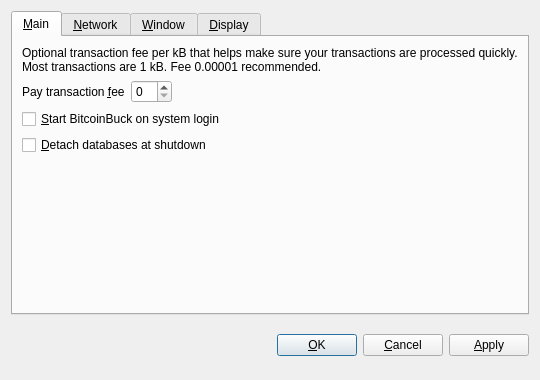
<?xml version="1.0" encoding="UTF-8"?>
<ui version="4.0">
 <class>OptionsDialog</class>
 <widget class="QDialog" name="OptionsDialog">
  <property name="geometry">
   <rect>
    <x>0</x>
    <y>0</y>
    <width>540</width>
    <height>380</height>
   </rect>
  </property>
  <property name="windowTitle">
   <string>Options</string>
  </property>
  <property name="modal">
   <bool>true</bool>
  </property>
  <layout class="QVBoxLayout" name="verticalLayout">
   <item>
    <widget class="QTabWidget" name="tabWidget">
     <property name="tabPosition">
      <enum>QTabWidget::North</enum>
     </property>
     <property name="currentIndex">
      <number>0</number>
     </property>
     <widget class="QWidget" name="tabMain">
      <attribute name="title">
       <string>&amp;Main</string>
      </attribute>
      <layout class="QVBoxLayout" name="verticalLayout_Main">
       <item>
        <widget class="QLabel" name="transactionFeeInfoLabel">
         <property name="text">
          <string>Optional transaction fee per kB that helps make sure your transactions are processed quickly. Most transactions are 1 kB. Fee 0.00001 recommended.</string>
         </property>
         <property name="textFormat">
          <enum>Qt::PlainText</enum>
         </property>
         <property name="wordWrap">
          <bool>true</bool>
         </property>
        </widget>
       </item>
       <item>
        <layout class="QHBoxLayout" name="horizontalLayout_Main">
         <item>
          <widget class="QLabel" name="transactionFeeLabel">
           <property name="text">
            <string>Pay transaction &amp;fee</string>
           </property>
           <property name="textFormat">
            <enum>Qt::PlainText</enum>
           </property>
           <property name="buddy">
            <cstring>transactionFee</cstring>
           </property>
          </widget>
         </item>
         <item>
          <widget class="BitcoinBuckAmountField" name="transactionFee"/>
         </item>
         <item>
          <spacer name="horizontalSpacer_Main">
           <property name="orientation">
            <enum>Qt::Horizontal</enum>
           </property>
           <property name="sizeHint" stdset="0">
            <size>
             <width>40</width>
             <height>20</height>
            </size>
           </property>
          </spacer>
         </item>
        </layout>
       </item>
       <item>
        <widget class="QCheckBox" name="bitcoinbuckAtStartup">
         <property name="toolTip">
          <string>Automatically start BitcoinBuck after logging in to the system.</string>
         </property>
         <property name="text">
          <string>&amp;Start BitcoinBuck on system login</string>
         </property>
        </widget>
       </item>
       <item>
        <widget class="QCheckBox" name="detachDatabases">
         <property name="toolTip">
          <string>Detach block and address databases at shutdown. This means they can be moved to another data directory, but it slows down shutdown. The wallet is always detached.</string>
         </property>
         <property name="text">
          <string>&amp;Detach databases at shutdown</string>
         </property>
        </widget>
       </item>
       <item>
        <spacer name="verticalSpacer_Main">
         <property name="orientation">
          <enum>Qt::Vertical</enum>
         </property>
         <property name="sizeHint" stdset="0">
          <size>
           <width>20</width>
           <height>40</height>
          </size>
         </property>
        </spacer>
       </item>
      </layout>
     </widget>
     <widget class="QWidget" name="tabNetwork">
      <attribute name="title">
       <string>&amp;Network</string>
      </attribute>
      <layout class="QVBoxLayout" name="verticalLayout_Network">
       <item>
        <widget class="QCheckBox" name="mapPortUpnp">
         <property name="toolTip">
          <string>Automatically open the BitcoinBuck client port on the router. This only works when your router supports UPnP and it is enabled.</string>
         </property>
         <property name="text">
          <string>Map port using &amp;UPnP</string>
         </property>
        </widget>
       </item>
       <item>
        <widget class="QCheckBox" name="connectSocks">
         <property name="toolTip">
          <string>Connect to the BitcoinBuck network through a SOCKS proxy (e.g. when connecting through Tor).</string>
         </property>
         <property name="text">
          <string>&amp;Connect through SOCKS proxy:</string>
         </property>
        </widget>
       </item>
       <item>
        <layout class="QHBoxLayout" name="horizontalLayout_Network">
         <item>
          <widget class="QLabel" name="proxyIpLabel">
           <property name="text">
            <string>Proxy &amp;IP:</string>
           </property>
           <property name="textFormat">
            <enum>Qt::PlainText</enum>
           </property>
           <property name="buddy">
            <cstring>proxyIp</cstring>
           </property>
          </widget>
         </item>
         <item>
          <widget class="QValidatedLineEdit" name="proxyIp" native="true">
           <property name="maximumSize">
            <size>
             <width>140</width>
             <height>16777215</height>
            </size>
           </property>
           <property name="toolTip">
            <string>IP address of the proxy (e.g. 127.0.0.1)</string>
           </property>
          </widget>
         </item>
         <item>
          <widget class="QLabel" name="proxyPortLabel">
           <property name="text">
            <string>&amp;Port:</string>
           </property>
           <property name="textFormat">
            <enum>Qt::PlainText</enum>
           </property>
           <property name="buddy">
            <cstring>proxyPort</cstring>
           </property>
          </widget>
         </item>
         <item>
          <widget class="QLineEdit" name="proxyPort">
           <property name="maximumSize">
            <size>
             <width>55</width>
             <height>16777215</height>
            </size>
           </property>
           <property name="toolTip">
            <string>Port of the proxy (e.g. 9050)</string>
           </property>
          </widget>
         </item>
         <item>
          <widget class="QLabel" name="socksVersionLabel">
           <property name="text">
            <string>SOCKS &amp;Version:</string>
           </property>
           <property name="textFormat">
            <enum>Qt::PlainText</enum>
           </property>
           <property name="buddy">
            <cstring>socksVersion</cstring>
           </property>
          </widget>
         </item>
         <item>
          <widget class="QValueComboBox" name="socksVersion">
           <property name="toolTip">
            <string>SOCKS version of the proxy (e.g. 5)</string>
           </property>
          </widget>
         </item>
         <item>
          <spacer name="horizontalSpacer_Network">
           <property name="orientation">
            <enum>Qt::Horizontal</enum>
           </property>
           <property name="sizeHint" stdset="0">
            <size>
             <width>40</width>
             <height>20</height>
            </size>
           </property>
          </spacer>
         </item>
        </layout>
       </item>
       <item>
        <spacer name="verticalSpacer_Network">
         <property name="orientation">
          <enum>Qt::Vertical</enum>
         </property>
         <property name="sizeHint" stdset="0">
          <size>
           <width>20</width>
           <height>40</height>
          </size>
         </property>
        </spacer>
       </item>
      </layout>
     </widget>
     <widget class="QWidget" name="tabWindow">
      <attribute name="title">
       <string>&amp;Window</string>
      </attribute>
      <layout class="QVBoxLayout" name="verticalLayout_Window">
       <item>
        <widget class="QCheckBox" name="minimizeToTray">
         <property name="toolTip">
          <string>Show only a tray icon after minimizing the window.</string>
         </property>
         <property name="text">
          <string>&amp;Minimize to the tray instead of the taskbar</string>
         </property>
        </widget>
       </item>
       <item>
        <widget class="QCheckBox" name="minimizeOnClose">
         <property name="toolTip">
          <string>Minimize instead of exit the application when the window is closed. When this option is enabled, the application will be closed only after selecting Quit in the menu.</string>
         </property>
         <property name="text">
          <string>M&amp;inimize on close</string>
         </property>
        </widget>
       </item>
       <item>
        <spacer name="verticalSpacer_Window">
         <property name="orientation">
          <enum>Qt::Vertical</enum>
         </property>
         <property name="sizeHint" stdset="0">
          <size>
           <width>20</width>
           <height>40</height>
          </size>
         </property>
        </spacer>
       </item>
      </layout>
     </widget>
     <widget class="QWidget" name="tabDisplay">
      <attribute name="title">
       <string>&amp;Display</string>
      </attribute>
      <layout class="QVBoxLayout" name="verticalLayout_Display">
       <item>
        <layout class="QHBoxLayout" name="horizontalLayout_1_Display">
         <item>
          <widget class="QLabel" name="langLabel">
           <property name="text">
            <string>User Interface &amp;language:</string>
           </property>
           <property name="textFormat">
            <enum>Qt::PlainText</enum>
           </property>
           <property name="buddy">
            <cstring>lang</cstring>
           </property>
          </widget>
         </item>
         <item>
          <widget class="QValueComboBox" name="lang">
           <property name="toolTip">
            <string>The user interface language can be set here. This setting will take effect after restarting BitcoinBuck.</string>
           </property>
          </widget>
         </item>
        </layout>
       </item>
       <item>
        <layout class="QHBoxLayout" name="horizontalLayout_2_Display">
         <item>
          <widget class="QLabel" name="unitLabel">
           <property name="text">
            <string>&amp;Unit to show amounts in:</string>
           </property>
           <property name="textFormat">
            <enum>Qt::PlainText</enum>
           </property>
           <property name="buddy">
            <cstring>unit</cstring>
           </property>
          </widget>
         </item>
         <item>
          <widget class="QValueComboBox" name="unit">
           <property name="toolTip">
            <string>Choose the default subdivision unit to show in the interface and when sending coins.</string>
           </property>
          </widget>
         </item>
        </layout>
       </item>
       <item>
        <widget class="QCheckBox" name="displayAddresses">
         <property name="toolTip">
          <string>Whether to show BitcoinBuck addresses in the transaction list or not.</string>
         </property>
         <property name="text">
          <string>&amp;Display addresses in transaction list</string>
         </property>
        </widget>
       </item>
       <item>
        <spacer name="verticalSpacer_Display">
         <property name="orientation">
          <enum>Qt::Vertical</enum>
         </property>
         <property name="sizeHint" stdset="0">
          <size>
           <width>20</width>
           <height>40</height>
          </size>
         </property>
        </spacer>
       </item>
      </layout>
     </widget>
    </widget>
   </item>
   <item>
    <layout class="QHBoxLayout" name="horizontalLayout_Buttons">
     <item>
      <spacer name="horizontalSpacer_1">
       <property name="orientation">
        <enum>Qt::Horizontal</enum>
       </property>
       <property name="sizeHint" stdset="0">
        <size>
         <width>40</width>
         <height>48</height>
        </size>
       </property>
      </spacer>
     </item>
     <item>
      <widget class="QLabel" name="statusLabel">
       <property name="font">
        <font>
         <weight>75</weight>
         <bold>true</bold>
        </font>
       </property>
       <property name="text">
        <string/>
       </property>
       <property name="textFormat">
        <enum>Qt::PlainText</enum>
       </property>
       <property name="wordWrap">
        <bool>true</bool>
       </property>
      </widget>
     </item>
     <item>
      <spacer name="horizontalSpacer_2">
       <property name="orientation">
        <enum>Qt::Horizontal</enum>
       </property>
       <property name="sizeHint" stdset="0">
        <size>
         <width>40</width>
         <height>48</height>
        </size>
       </property>
      </spacer>
     </item>
     <item>
      <widget class="QPushButton" name="okButton">
       <property name="text">
        <string>&amp;OK</string>
       </property>
      </widget>
     </item>
     <item>
      <widget class="QPushButton" name="cancelButton">
       <property name="text">
        <string>&amp;Cancel</string>
       </property>
       <property name="autoDefault">
        <bool>false</bool>
       </property>
      </widget>
     </item>
     <item>
      <widget class="QPushButton" name="applyButton">
       <property name="text">
        <string>&amp;Apply</string>
       </property>
       <property name="autoDefault">
        <bool>false</bool>
       </property>
      </widget>
     </item>
    </layout>
   </item>
  </layout>
 </widget>
 <customwidgets>
  <customwidget>
   <class>QValidatedLineEdit</class>
   <extends>QWidget</extends>
   <header>qvalidatedlineedit.h</header>
  </customwidget>
  <customwidget>
   <class>BitcoinBuckAmountField</class>
   <extends>QSpinBox</extends>
   <header>bitcoinbuckamountfield.h</header>
  </customwidget>
  <customwidget>
   <class>QValueComboBox</class>
   <extends>QComboBox</extends>
   <header>qvaluecombobox.h</header>
  </customwidget>
 </customwidgets>
 <resources/>
 <connections/>
</ui>
